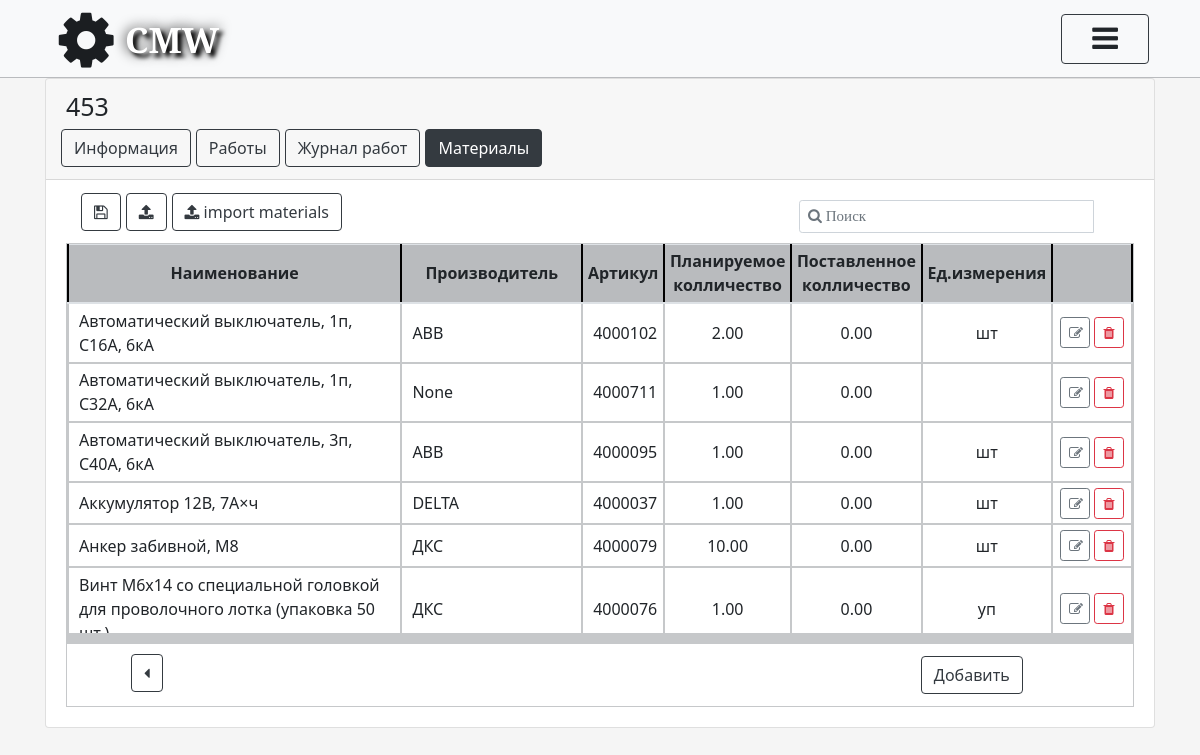
The app's page /projects/detail/2015-5986-1589274616/objects/453-1597247831/materials/plan/ (signed in) with its own data.
### object/models.py (models this page shows, shortened)
class Object(models.Model):
    Name_Object = models.CharField(max_length=500, verbose_name='Наименование объекта', unique=True)
    Adress_Object = models.TextField(verbose_name='Адрес', unique=True)
    NCH_General = models.DecimalField(verbose_name='Н/Ч общее', max_digits=6, decimal_places=2)
    NCH_Spent = models.DecimalField(default=0, verbose_name='Н/Ч затрачено', max_digits=6, decimal_places=2)
    NCH_Left = models.DecimalField(default=0, verbose_name='Н/Ч осталось', max_digits=6, decimal_places=2)
    Perform_proc = models.SmallIntegerField(default=0, verbose_name='Выполнено')
    ID_Project = models.ForeignKey(Project, on_delete=models.CASCADE, verbose_name='Проект')
    ID_Rukovoditel = models.ForeignKey(CustomUser, on_delete=models.CASCADE, verbose_name='Руководитель',
                                       related_name='Руководитель', blank=True, null=True)
    ID_Menedger = models.ForeignKey(CustomUser, on_delete=models.CASCADE, verbose_name='Менеджер',
                                    related_name='Менеджер', blank=True, null=True)
    ID_Ingener = models.ForeignKey(CustomUser, on_delete=models.CASCADE, verbose_name='Инженер',
                                   related_name='Инженер', blank=True, null=True)
    ID_Montazhnik = models.ForeignKey(CustomUser, on_delete=models.CASCADE, verbose_name='Старший_монтажник',
                                      related_name='Старший_монтажник', blank=True, null=True)
    FIO_zakazchika = models.CharField(max_length=500, verbose_name='ФИО заказчика', blank=True)
    Number_phone = models.CharField(max_length=20, verbose_name='Номер телефона заказчика', blank=True)
    Note = models.TextField(verbose_name='Примечание', blank=True)
    slug = models.SlugField(max_length=150, blank=True)
    class Meta:
        verbose_name = "Объект"
        verbose_name_plural = "Объекты"

### materials/models.py (models this page shows, shortened)
class PlanMaterials(models.Model):
    material = models.ForeignKey(Materials, on_delete=models.CASCADE, verbose_name='Материал')
    quantity_plan = models.DecimalField(verbose_name='Колличество (планируемое)', max_digits=8, decimal_places=2)
    quantity_delivered = models.DecimalField(verbose_name='Колличество (поставленное)', max_digits=8, decimal_places=2,
                                             default=0)
    name_object = models.ForeignKey(Object, on_delete=models.CASCADE, verbose_name='Название объекта')
    class Meta:
        verbose_name = "Планируемые материалы"
        verbose_name_plural = "Планируемые материалы"
        ordering = ['material']

class Materials(models.Model):
    name = models.CharField(max_length=1000, verbose_name='Наименование материала')
    unit = models.ForeignKey(Unit, on_delete=models.CASCADE, verbose_name='Ед. измерения', blank=True, null=True)
    manufacturer = models.CharField(max_length=500, verbose_name='Производитель', blank=True, null=True)
    code_of_product = models.CharField(max_length=1500, verbose_name='Код продукта', blank=True, null=True)
    articul = models.CharField(max_length=500, verbose_name='Артикул', blank=True, null=True)
    class Meta:
        verbose_name = "Материалы"
        verbose_name_plural = "Материалы"
        ordering = ['name']

### work/models.py (models this page shows, shortened)
class Unit(models.Model):
    name = models.CharField(max_length=50, unique=True, verbose_name='Название ед.измерения')
    class Meta:
        verbose_name = "Ед.измерения"
        verbose_name_plural = "Ед.измерения"

### materials/views.py (the view, shortened to what this page needs)
# urls.py: path('plan/', view_plan_materials, name="plan_materials_view"),
def view_plan_materials(request, slug_proj, slug):
    name_object = Object.objects.get(slug__iexact=slug)
    search_form = SearchPlanMaterialsForm()
    plan_material = PlanMaterials.objects.filter(name_object__slug__exact=slug)
    if request.user.is_superuser == True:
        return render(request, "materials/view.html",
                      {'object_list': name_object, 'plan_materials': plan_material, 'search': search_form,
                       'slug': slug, 'slug_proj': slug_proj, 'error_superuser': 'У вас недостаточно прав',
                       })

### materials/forms.py
class SearchPlanMaterialsForm(forms.ModelForm):
    q = forms.CharField(label=False, required=False, widget=forms.TextInput(
        attrs={'class': "form-control ", 'placeholder': 'Поиск '}))
    slug_o = forms.CharField(label=False, required=True, widget=forms.TextInput(
        attrs={'class': "form-control ", }))
    class Meta(object):
        model = PlanMaterials
        fields = ('q', 'slug_o')

### project/models.py (called while the page is built)
    def get_full_name(self):
        full_name = '%s %s %s' % (self.last_name, self.first_name, self.patronymic_name)
        return full_name.strip()

    def get_id_position(self):
        id_position = self.ID_Position
        return id_position

    def get_email(self):
        email = self.email
        return email

### templates/materials/view.html (shortened to what this page needs)
{% extends 'card_object.html' %}
{% load static %}
{% block add_style %}
    <link rel="stylesheet" href="{% static 'css/plan_work.css' %}">
    <link rel="stylesheet" href="{% static 'css/objects_table.css' %}">
    <link rel="stylesheet" href="{% static 'css/materials_view.css' %}">
{% endblock %}
{% block info %}
    {% if user.is_authenticated %}
        <div class="nav_object btns_materials">
            <ul class="nav nav-pills card-header-pills ">
                <li class="nav-item" style="margin-left: 70%;  width: 300px">
                    <form action="" method="post" id="search-form_plan_materials">
                        <div class="input-group input-group-sm input_search">
                            <input type="text" name="q" id="q" class="form-control empty" style="font-size: 15px"
                                   placeholder="&#xF002; Поиск" title="Поиск по материалам">
                        </div>
                    </form>
                </li>
                <li class="btn_download">
                    <a href="{% url 'object:materials:dowload_plan_materials' slug_proj slug %}"
                       class="btn btn-outline-dark" title="Сохранить данные в Excell">
                        <i class="fa fa-floppy-o" aria-hidden="true"></i></a>
                </li>
                {% if not  error_perm %}
                    <li class="btn_download">
                        <a href="{% url 'object:materials:import_plan_materials' slug_proj slug %}"
                           class="btn btn-outline-dark" title="Загрузить данные из Excell файла">
                            <i class="fa fa-upload" aria-hidden="true"></i></a>
                    </li>
                {% endif %}
                {% if error_superuser %}
                    <li class="btn_download">
                        <a href="{% url 'object:materials:import_materials' slug_proj slug %}"
                           class="btn btn-outline-dark">
                            <i class="fa fa-upload" aria-hidden="true"></i> import materials</a>
                    </li>
                {% endif %}
            </ul>
        </div>
        <div class="zone_table_works posts">
            <table class="table table-sm ">
                <thead class="high">
                <tr>
                    <th scope="col" style=" vertical-align: middle" class="higher">Наименование</th>
                    <th scope="col" style=" vertical-align: middle" class="higher">Производитель</th>
                    <th scope="col" style=" vertical-align: middle" class="higher">Артикул</th>
                    <th scope="col" style="text-align: center; vertical-align: middle" class="higher">Планируемое
                        колличество
                    </th>
                    <th scope="col" style="text-align: center; vertical-align: middle" class="higher">Поставленное
                        колличество
                    </th>
                    <th scope="col" style="text-align: center; vertical-align: middle; " class="higher">Ед.измерения
                    </th>
                    {% if not  error_perm %}
                        <th scope="col" style="text-align: center; vertical-align: middle" class="higher"></th>
                    {% endif %}
                </tr>
                </thead>
                <tbody>
                {% for key2 in plan_materials %}
                    <tr>
                        <td style="text-align: left; padding-left: 10px; vertical-align: middle;">{{ key2.material.name }}</td>
                        <td style="text-align: left; padding-left: 10px; vertical-align: middle;">{{ key2.material.manufacturer }}</td>
                        <td style="text-align: left; padding-left: 10px; vertical-align: middle;">{{ key2.material.articul }}</td>
                        <td style="text-align: center; vertical-align: middle; width: 50px">{{ key2.quantity_plan }}</td>
                        <td style="text-align: center; vertical-align: middle; width: 50px">{{ key2.quantity_delivered }}</td>
                        <td style="text-align: center; vertical-align: middle; width: 50px">{{ key2.material.unit.name }}</td>
                        {% if not  error_perm %}
                            <td style="width: 80px; vertical-align: middle">
                                <a class="btn btn-outline-secondary btn-sm mx-auto"
                                   style="width: 30px"
                                   title="Изменить"
                                   id="btn_change_object"
                                   href="{% url 'object:materials:plan_materials_update' slug_proj=slug_proj slug=slug  pk=key2.pk %}">
                                    <i class="fa fa-pencil-square-o" aria-hidden="true"></i>
                                </a>
                                <a class="btn btn-outline-danger btn-sm mx-auto" style="width: 30px"
                                   title="Удалить"
                                   id="btn_change_object"
                                   href="{% url 'object:materials:plan_materials_delete' slug_proj=slug_proj slug=slug  pk=key2.pk %}">
                                    <i class="fa fa-trash" aria-hidden="true"></i>
                                </a>
                            </td>
                        {% endif %}
                    </tr>
                {% endfor %}
                <div class="foot">
                    <tr>
                        <td style="text-align: center; vertical-align: middle" class="footer"></td>
                        <td style="text-align: center; vertical-align: middle" class="footer"></td>
                        <td style="text-align: center; vertical-align: middle" class="footer"></td>
                        <td style="text-align: center; vertical-align: middle" class="footer"></td>
                        <td style="text-align: center; vertical-align: middle" class="footer"></td>
                        <td style="text-align: center; vertical-align: middle" class="footer"></td>
                        {% if not  error_perm %}
                            <td style="text-align: center; vertical-align: middle" class="footer"></td>
                        {% endif %}
                    </tr>
                </div>
                </tbody>
            </table>
        </div>
        <ul class="btn_control">
            <div id="btn_back">
                <a style='margin-top: 10px; margin-bottom: 10px'
                   href="{% url 'object:home' slug_proj %}"
                   class=" btn btn-outline-dark"><i
                        class="fa fa-caret-left" aria-hidden="true"></i></a>
            </div>
            {% if not  error_perm %}
                <li style="">
                    <a class="btn btn-outline-dark" id="btn_add_object"
                       href="{% url 'object:materials:plan_materials_create' slug_proj slug %}">
                        Добавить
                    </a>
                </li>
            {% endif %}
        </ul>
    {% else %}
        {% include 'registration/errorPage_auth.html' %}
    {% endif %}
{% endblock %}

### templates/card_object.html (shortened to what this page needs)
{% extends 'wrapper.html' %}
{% url 'object:detail' slug_proj slug as object_detail_url %}
{% load static %}
{% block entr %}
    <div class="card text-center">
        <div class="card-header">
            <div class="zag_name">
                <h3> {{ object_list.Name_Object }} </h3>
            </div>
            <div class="nav_object">
                <ul class="nav nav-pills card-header-pills btn_card">
                    <li class="nav-item ">
                        <a class=" btn btn-outline-dark {% if request.resolver_match.url_name == "detail" or request.resolver_match.url_name == "documents_view" or request.resolver_match.url_name == "documents_delete"%}active{% endif %}"
                           id="btn_add_object"
                           href="{% url 'object:detail'  slug_proj slug %}">
                            Информация
                        </a>
                    </li>
                    <li class="nav-item ">
                        <a class="btn btn-outline-dark "
                           id="btn_add_object"
                           href="{% url 'work:plan_work'  slug_proj slug %}">
                            Работы
                        </a>
                    </li>
                    <li class="nav-item">
                        <a class="btn btn-outline-dark "
                           id="btn_add_object"
                           href="{% url 'work:complete_work' slug_proj slug %}">
                            Журнал работ
                        </a>
                    </li>
                    <li class="nav-item">
                        <a class="btn btn-outline-dark {% if request.resolver_match.url_name == "plan_materials_view" or request.resolver_match.url_name == "plan_materials_create" or request.resolver_match.url_name == "plan_materials_delete" or request.resolver_match.url_name == "plan_materials_update" %}active{% endif %}"
                           id="btn_add_object"
                           href="{% url 'object:materials:plan_materials_view'  slug_proj slug %}">
                            Материалы
                        </a></li>
                </ul>
            </div>
        </div>
        <div class="card-body">
            {% block info %}
            {% endblock %}
        </div>
    </div>
{% endblock %}

### static/staticfiles/css/autorize.css (style rules this page uses)
body { font-family: Noto Sans, sans-serif; background-color: #f5f5f5; padding: 0; margin: 0; }
ul, li { margin: 0; padding: 0; display: block; }
.high { text-align: center; }

### static/staticfiles/css/projects_table.css (style rules this page uses)
table { width: 1050px; }
.zone_table_works { overflow-y: scroll; height: 400px; border: #c6c8ca solid 1px; background-color: white; width: auto; }
thead th { background: white; }
th { border: #c6c8ca solid 2px; }
td { border-bottom: #c6c8ca solid 2px; border-left: #c6c8ca solid 2px; border-right: #c6c8ca solid 2px; }
a { text-decoration: none; color: #1b1e21; }

### staticfiles/css/media_card_of_object.css (style rules this page uses)
@media screen and (min-width: 575px) { .btn_download { margin-top: -40px; } }
@media screen and (min-width: 575px) { .btn_control li { padding-left: 60% } }
@media screen and (min-width: 770px) { .btn_download { margin-top: -40px; } }
@media screen and (min-width: 770px) { .input_search { margin-left: -10%; } }
@media screen and (min-width: 770px) { .btn_control li { padding-left: 70% } }

### static/staticfiles/css/plan_work.css (style rules this page uses)
.higher { position: sticky; top: -1px; min-height: 5em; background: #b9bbbe; outline: none; position: -webkit-sticky; border-top: none; border-color: black; z-index: 5; }
.high { margin: 0; padding: 0; top: -1px; outline: none; }
.footer { position: sticky; bottom: -2px; min-height: 5em; background: #c6c8ca; }
.zag_name h3 { text-align: left; font-size: 25px; }
.nav_object li { padding-left: 5px; }

### static/staticfiles/css/objects_table.css (style rules this page uses)
.btn_control { display: flex; border: #c6c8ca solid 1px; background-color: white; }
.btn_control li { margin: 12px; }
h3 { font-size: 22px; }
#btn_back { padding-left: 6%; }

### staticfiles/css/materials_view.css (style rules this page uses)
.btns_materials { padding-bottom: 10px ; padding-left: 20px; }
input.empty { font-family: FontAwesome; font-style: normal; font-weight: normal; }
.empty { font-size: 28px; }

### records on screen
Object: Name_Object "453"
PlanMaterials: material.name "Автоматический выключатель, 1п, C16А, 6кА", material.manufacturer "ABB", material.articul "4000102", quantity_plan "2.00", quantity_delivered "0.00", material.unit.name "шт"
PlanMaterials: material.name "Автоматический выключатель, 1п, C32A, 6кА", material.manufacturer "None", material.articul "4000711", quantity_plan "1.00", quantity_delivered "0.00"
PlanMaterials: material.name "Автоматический выключатель, 3п, C40А, 6кА", material.manufacturer "ABB", material.articul "4000095", quantity_plan "1.00", quantity_delivered "0.00", material.unit.name "шт"
PlanMaterials: material.name "Аккумулятор 12В, 7А×ч", material.manufacturer "DELTA", material.articul "4000037", quantity_plan "1.00", quantity_delivered "0.00", material.unit.name "шт"
PlanMaterials: material.name "Анкер забивной, М8", material.manufacturer "ДКС", material.articul "4000079", quantity_plan "10.00", quantity_delivered "0.00", material.unit.name "шт"
PlanMaterials: material.name "Винт M6x14 со специальной головкой для проволочного лотка (упаковка 50…", material.manufacturer "ДКС", material.articul "4000076", quantity_plan "1.00", quantity_delivered "0.00", material.unit.name "уп"
